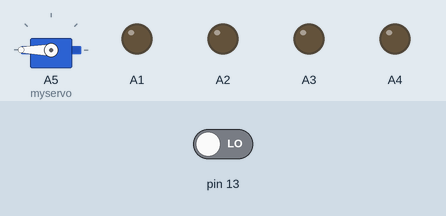
The sketch below on a simulated Arduino Uno, built with avr-gcc and run on an emulated ATmega328P. Shown: servo, output pins drawn as LEDs (lit = HIGH). The inputs (shaded band) are chosen by the test bench; at power-on: pin 13 LOW.

Above: at 0.05 s.
At 4.45 s:
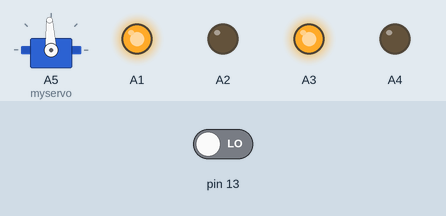
At 8.95 s:
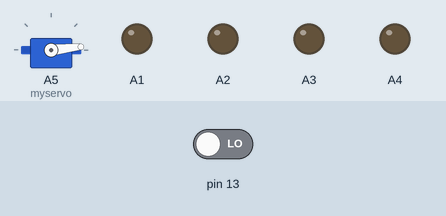
At 18.95 s:
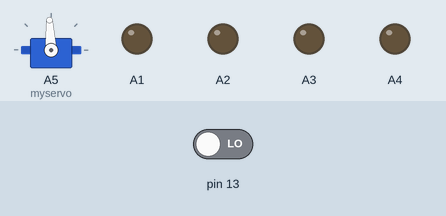
Timing chart, 0 to 24.7 s (numbered marks = the images above):
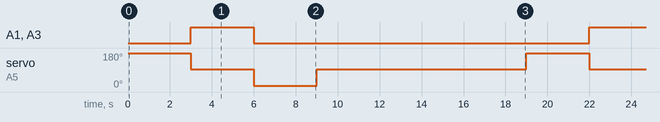

Measured:
- by itself, A1, A3: alternates HIGH for 3.0 s and LOW for 16.0 s
- by itself, servo on A5 (myservo): repeats every 19.0 s: 6° 3.0 s, 93° 10.0 s, 180° 3.0 s, 93° 3.0 s

The sketch:

newHongTest.ino
```cpp
// author Wang Ren <iamwrm@gmail.com>
#include <Servo.h>

Servo myservo;

int started_F, pulled_F, gone_F, relieved_F;
long t0;

void setup()
{
    // initialize digital pin LED_BUILTIN as an output.

    myservo.attach(A5);

    pinMode(A1, OUTPUT);
    pinMode(A2, OUTPUT);

    pinMode(A3, OUTPUT);
    pinMode(A4, OUTPUT);
}

// the loop function runs over and over again forever
void loop()
{
    int obstacle = 0;
    obstacle = digitalRead(13);
    // have obstacle -> 0   no obstacle -> 1
    //  Serial.print(obstacle);

    analogWrite(A1, 0);
    analogWrite(A2, 0);
    analogWrite(A3, 0);
    analogWrite(A4, 0);
    myservo.write(180);
    delay(3000);
    //

    myservo.write(93);
    analogWrite(A1, 250);
    analogWrite(A2, 0);
    analogWrite(A3, 250);
    analogWrite(A4, 0);
    delay(3000);
    //
    analogWrite(A1, 0);
    analogWrite(A2, 0);
    analogWrite(A3, 0);
    analogWrite(A4, 0);
    myservo.write(6);
    delay(3000);

    analogWrite(A1, 0);
    analogWrite(A2, 0);
    analogWrite(A3, 0);
    analogWrite(A4, 0);
    myservo.write(93);
    delay(10000);
}
```
